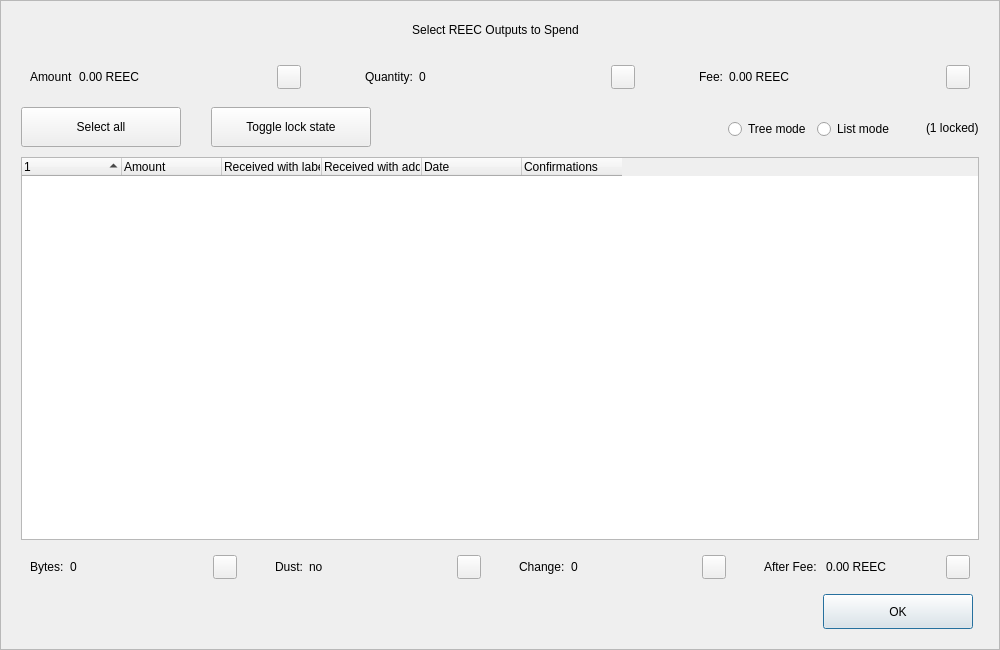
<?xml version="1.0" encoding="UTF-8"?>
<ui version="4.0">
 <class>CoinControlDialog</class>
 <widget class="QDialog" name="CoinControlDialog">
  <property name="geometry">
   <rect>
    <x>0</x>
    <y>0</y>
    <width>1000</width>
    <height>650</height>
   </rect>
  </property>
  <property name="minimumSize">
   <size>
    <width>950</width>
    <height>650</height>
   </size>
  </property>
  <property name="windowTitle">
   <string>Coin Selection</string>
  </property>
  <property name="styleSheet">
   <string notr="true"/>
  </property>
  <layout class="QVBoxLayout" name="verticalLayout">
   <property name="spacing">
    <number>0</number>
   </property>
   <property name="leftMargin">
    <number>0</number>
   </property>
   <property name="topMargin">
    <number>0</number>
   </property>
   <property name="rightMargin">
    <number>0</number>
   </property>
   <property name="bottomMargin">
    <number>0</number>
   </property>
   <item>
    <widget class="QFrame" name="frameContainer">
     <property name="toolTipDuration">
      <number>0</number>
     </property>
     <property name="frameShape">
      <enum>QFrame::StyledPanel</enum>
     </property>
     <property name="frameShadow">
      <enum>QFrame::Raised</enum>
     </property>
     <layout class="QVBoxLayout" name="verticalLayout_2">
      <property name="leftMargin">
       <number>0</number>
      </property>
      <property name="rightMargin">
       <number>0</number>
      </property>
      <property name="bottomMargin">
       <number>20</number>
      </property>
      <item>
       <layout class="QHBoxLayout" name="horizontalLayout_12">
        <property name="spacing">
         <number>0</number>
        </property>
        <property name="leftMargin">
         <number>20</number>
        </property>
        <property name="rightMargin">
         <number>30</number>
        </property>
        <item>
         <spacer name="horizontalSpacer_4">
          <property name="orientation">
           <enum>Qt::Horizontal</enum>
          </property>
          <property name="sizeHint" stdset="0">
           <size>
            <width>40</width>
            <height>20</height>
           </size>
          </property>
         </spacer>
        </item>
        <item>
         <widget class="QLabel" name="labelTitle">
          <property name="minimumSize">
           <size>
            <width>0</width>
            <height>40</height>
           </size>
          </property>
          <property name="maximumSize">
           <size>
            <width>16777215</width>
            <height>40</height>
           </size>
          </property>
          <property name="text">
           <string>Select REEC Outputs to Spend</string>
          </property>
          <property name="alignment">
           <set>Qt::AlignCenter</set>
          </property>
          <property name="margin">
           <number>7</number>
          </property>
         </widget>
        </item>
        <item>
         <spacer name="horizontalSpacer_5">
          <property name="orientation">
           <enum>Qt::Horizontal</enum>
          </property>
          <property name="sizeHint" stdset="0">
           <size>
            <width>40</width>
            <height>20</height>
           </size>
          </property>
         </spacer>
        </item>
       </layout>
      </item>
      <item>
       <layout class="QHBoxLayout" name="horizontalLayout_8">
        <property name="leftMargin">
         <number>20</number>
        </property>
        <property name="rightMargin">
         <number>20</number>
        </property>
        <item>
         <widget class="QWidget" name="layoutAmount" native="true">
          <layout class="QHBoxLayout" name="horizontalLayout_9" stretch="0,1,0">
           <item>
            <widget class="QLabel" name="labelCoinControlAmountText">
             <property name="text">
              <string>Amount</string>
             </property>
            </widget>
           </item>
           <item>
            <widget class="QLabel" name="labelCoinControlAmount">
             <property name="text">
              <string>0.00 REEC</string>
             </property>
            </widget>
           </item>
           <item alignment="Qt::AlignHCenter|Qt::AlignVCenter">
            <widget class="QPushButton" name="pushButtonAmount">
             <property name="minimumSize">
              <size>
               <width>0</width>
               <height>24</height>
              </size>
             </property>
             <property name="maximumSize">
              <size>
               <width>24</width>
               <height>26</height>
              </size>
             </property>
             <property name="focusPolicy">
              <enum>Qt::NoFocus</enum>
             </property>
             <property name="styleSheet">
              <string notr="true">padding-bottom:2px;
padding-right:4px;</string>
             </property>
             <property name="text">
              <string/>
             </property>
            </widget>
           </item>
          </layout>
         </widget>
        </item>
        <item>
         <spacer name="horizontalSpacer_2">
          <property name="orientation">
           <enum>Qt::Horizontal</enum>
          </property>
          <property name="sizeType">
           <enum>QSizePolicy::Fixed</enum>
          </property>
          <property name="sizeHint" stdset="0">
           <size>
            <width>40</width>
            <height>20</height>
           </size>
          </property>
         </spacer>
        </item>
        <item>
         <widget class="QWidget" name="layoutQuantity" native="true">
          <layout class="QHBoxLayout" name="horizontalLayout_10" stretch="0,1,0">
           <item>
            <widget class="QLabel" name="labelCoinControlQuantityText">
             <property name="text">
              <string>Quantity:</string>
             </property>
            </widget>
           </item>
           <item>
            <widget class="QLabel" name="labelCoinControlQuantity">
             <property name="text">
              <string>0</string>
             </property>
            </widget>
           </item>
           <item alignment="Qt::AlignHCenter|Qt::AlignVCenter">
            <widget class="QPushButton" name="pushButtonQuantity">
             <property name="minimumSize">
              <size>
               <width>0</width>
               <height>24</height>
              </size>
             </property>
             <property name="maximumSize">
              <size>
               <width>24</width>
               <height>26</height>
              </size>
             </property>
             <property name="focusPolicy">
              <enum>Qt::NoFocus</enum>
             </property>
             <property name="styleSheet">
              <string notr="true">padding-bottom:2px;
               padding-right:4px;</string>
             </property>
             <property name="text">
              <string/>
             </property>
            </widget>
           </item>
          </layout>
         </widget>
        </item>
        <item>
         <spacer name="horizontalSpacer_22">
          <property name="orientation">
           <enum>Qt::Horizontal</enum>
          </property>
          <property name="sizeType">
           <enum>QSizePolicy::Fixed</enum>
          </property>
          <property name="sizeHint" stdset="0">
           <size>
            <width>40</width>
            <height>20</height>
           </size>
          </property>
         </spacer>
        </item>
        <item>
         <widget class="QWidget" name="layoutFee" native="true">
          <layout class="QHBoxLayout" name="horizontalLayout_11" stretch="0,1,0">
           <item>
            <widget class="QLabel" name="labelCoinControlFeeText">
             <property name="text">
              <string>Fee:</string>
             </property>
            </widget>
           </item>
           <item>
            <widget class="QLabel" name="labelCoinControlFee">
             <property name="text">
              <string>0.00 REEC</string>
             </property>
            </widget>
           </item>
           <item alignment="Qt::AlignHCenter|Qt::AlignVCenter">
            <widget class="QPushButton" name="pushButtonFee">
             <property name="minimumSize">
              <size>
               <width>0</width>
               <height>24</height>
              </size>
             </property>
             <property name="maximumSize">
              <size>
               <width>24</width>
               <height>26</height>
              </size>
             </property>
             <property name="focusPolicy">
              <enum>Qt::NoFocus</enum>
             </property>
             <property name="styleSheet">
              <string notr="true">padding-bottom:2px;
               padding-right:4px;</string>
             </property>
             <property name="text">
              <string/>
             </property>
            </widget>
           </item>
          </layout>
         </widget>
        </item>
       </layout>
      </item>
      <item>
       <widget class="QFrame" name="frame">
        <property name="minimumSize">
         <size>
          <width>0</width>
          <height>40</height>
         </size>
        </property>
        <property name="styleSheet">
         <string notr="true">#frame {
	border:0;
}</string>
        </property>
        <property name="frameShape">
         <enum>QFrame::StyledPanel</enum>
        </property>
        <property name="frameShadow">
         <enum>QFrame::Sunken</enum>
        </property>
        <layout class="QHBoxLayout" name="horizontalLayout">
         <property name="spacing">
          <number>0</number>
         </property>
         <property name="leftMargin">
          <number>20</number>
         </property>
         <property name="topMargin">
          <number>0</number>
         </property>
         <property name="rightMargin">
          <number>20</number>
         </property>
         <property name="bottomMargin">
          <number>0</number>
         </property>
         <item>
          <layout class="QHBoxLayout" name="horizontalLayoutPanel" stretch="0,0,0,0,0,0">
           <property name="spacing">
            <number>20</number>
           </property>
           <item>
            <widget class="QPushButton" name="pushButtonSelectAll">
             <property name="sizePolicy">
              <sizepolicy hsizetype="Maximum" vsizetype="Fixed">
               <horstretch>0</horstretch>
               <verstretch>0</verstretch>
              </sizepolicy>
             </property>
             <property name="minimumSize">
              <size>
               <width>160</width>
               <height>40</height>
              </size>
             </property>
             <property name="maximumSize">
              <size>
               <width>16777215</width>
               <height>40</height>
              </size>
             </property>
             <property name="text">
              <string>Select all</string>
             </property>
             <property name="checkable">
              <bool>true</bool>
             </property>
             <property name="checked">
              <bool>false</bool>
             </property>
             <property name="autoExclusive">
              <bool>false</bool>
             </property>
             <property name="autoDefault">
              <bool>false</bool>
             </property>
            </widget>
           </item>
           <item>
            <spacer name="horizontalSpacer_6">
             <property name="orientation">
              <enum>Qt::Horizontal</enum>
             </property>
             <property name="sizeType">
              <enum>QSizePolicy::Fixed</enum>
             </property>
             <property name="sizeHint" stdset="0">
              <size>
               <width>10</width>
               <height>20</height>
              </size>
             </property>
            </spacer>
           </item>
           <item>
            <widget class="QPushButton" name="pushButtonToggleLock">
             <property name="sizePolicy">
              <sizepolicy hsizetype="Maximum" vsizetype="Fixed">
               <horstretch>0</horstretch>
               <verstretch>0</verstretch>
              </sizepolicy>
             </property>
             <property name="minimumSize">
              <size>
               <width>160</width>
               <height>40</height>
              </size>
             </property>
             <property name="maximumSize">
              <size>
               <width>16777215</width>
               <height>40</height>
              </size>
             </property>
             <property name="text">
              <string>Toggle lock state</string>
             </property>
             <property name="checkable">
              <bool>true</bool>
             </property>
             <property name="autoExclusive">
              <bool>false</bool>
             </property>
             <property name="autoDefault">
              <bool>false</bool>
             </property>
            </widget>
           </item>
           <item>
            <spacer name="horizontalSpacer_7">
             <property name="orientation">
              <enum>Qt::Horizontal</enum>
             </property>
             <property name="sizeType">
              <enum>QSizePolicy::Expanding</enum>
             </property>
             <property name="sizeHint" stdset="0">
              <size>
               <width>30</width>
               <height>20</height>
              </size>
             </property>
            </spacer>
           </item>
           <item alignment="Qt::AlignRight">
            <widget class="QGroupBox" name="groupBox_2">
             <property name="styleSheet">
              <string notr="true">#groupBox_2 {
    background-color:transparent;
    border-radius:0;
}</string>
             </property>
             <property name="title">
              <string/>
             </property>
             <layout class="QHBoxLayout" name="horizontalLayout_14">
              <item>
               <widget class="QRadioButton" name="radioTreeMode">
                <property name="sizePolicy">
                 <sizepolicy hsizetype="Maximum" vsizetype="Fixed">
                  <horstretch>0</horstretch>
                  <verstretch>0</verstretch>
                 </sizepolicy>
                </property>
                <property name="text">
                 <string>Tree mode</string>
                </property>
               </widget>
              </item>
              <item>
               <widget class="QRadioButton" name="radioListMode">
                <property name="sizePolicy">
                 <sizepolicy hsizetype="Maximum" vsizetype="Fixed">
                  <horstretch>0</horstretch>
                  <verstretch>0</verstretch>
                 </sizepolicy>
                </property>
                <property name="text">
                 <string>List mode</string>
                </property>
                <property name="checked">
                 <bool>false</bool>
                </property>
               </widget>
              </item>
             </layout>
            </widget>
           </item>
           <item>
            <widget class="QLabel" name="labelLocked">
             <property name="text">
              <string>(1 locked)</string>
             </property>
            </widget>
           </item>
          </layout>
         </item>
        </layout>
       </widget>
      </item>
      <item>
       <layout class="QHBoxLayout" name="horizontalLayout_13">
        <property name="leftMargin">
         <number>20</number>
        </property>
        <property name="rightMargin">
         <number>20</number>
        </property>
        <item>
         <widget class="CoinControlTreeWidget" name="treeWidget">
          <property name="contextMenuPolicy">
           <enum>Qt::CustomContextMenu</enum>
          </property>
          <property name="styleSheet">
           <string notr="true"/>
          </property>
          <property name="sortingEnabled">
           <bool>false</bool>
          </property>
          <property name="columnCount">
           <number>6</number>
          </property>
          <attribute name="headerShowSortIndicator" stdset="0">
           <bool>true</bool>
          </attribute>
          <attribute name="headerStretchLastSection">
           <bool>false</bool>
          </attribute>
          <column>
           <property name="text">
            <string/>
           </property>
          </column>
          <column>
           <property name="text">
            <string>Amount</string>
           </property>
          </column>
          <column>
           <property name="text">
            <string>Received with label</string>
           </property>
          </column>
          <column>
           <property name="text">
            <string>Received with address</string>
           </property>
          </column>
          <column>
           <property name="text">
            <string>Date</string>
           </property>
          </column>
          <column>
           <property name="text">
            <string>Confirmations</string>
           </property>
           <property name="toolTip">
            <string>Confirmed</string>
           </property>
          </column>
         </widget>
        </item>
       </layout>
      </item>
      <item>
       <layout class="QHBoxLayout" name="horizontalLayout_3">
        <property name="spacing">
         <number>20</number>
        </property>
        <property name="leftMargin">
         <number>20</number>
        </property>
        <property name="rightMargin">
         <number>20</number>
        </property>
        <item>
         <widget class="QWidget" name="layoutBytes" native="true">
          <layout class="QHBoxLayout" name="horizontalLayout_4" stretch="0,1,0">
           <item>
            <widget class="QLabel" name="labelCoinControlBytesText">
             <property name="text">
              <string>Bytes:</string>
             </property>
            </widget>
           </item>
           <item>
            <widget class="QLabel" name="labelCoinControlBytes">
             <property name="text">
              <string>0</string>
             </property>
            </widget>
           </item>
           <item alignment="Qt::AlignHCenter|Qt::AlignVCenter">
            <widget class="QPushButton" name="pushButtonBytes">
             <property name="minimumSize">
              <size>
               <width>0</width>
               <height>24</height>
              </size>
             </property>
             <property name="maximumSize">
              <size>
               <width>24</width>
               <height>26</height>
              </size>
             </property>
             <property name="focusPolicy">
              <enum>Qt::NoFocus</enum>
             </property>
             <property name="styleSheet">
              <string notr="true">padding-bottom:2px;
               padding-right:4px;</string>
             </property>
             <property name="text">
              <string/>
             </property>
            </widget>
           </item>
          </layout>
         </widget>
        </item>
        <item>
         <widget class="QWidget" name="layoutDust" native="true">
          <layout class="QHBoxLayout" name="horizontalLayout_5" stretch="0,1,0">
           <item>
            <widget class="QLabel" name="labelCoinControlLowOutputText">
             <property name="text">
              <string>Dust:</string>
             </property>
            </widget>
           </item>
           <item>
            <widget class="QLabel" name="labelCoinControlLowOutput">
             <property name="text">
              <string>no</string>
             </property>
            </widget>
           </item>
           <item alignment="Qt::AlignHCenter|Qt::AlignVCenter">
            <widget class="QPushButton" name="pushButtonDust">
             <property name="minimumSize">
              <size>
               <width>0</width>
               <height>24</height>
              </size>
             </property>
             <property name="maximumSize">
              <size>
               <width>24</width>
               <height>26</height>
              </size>
             </property>
             <property name="focusPolicy">
              <enum>Qt::NoFocus</enum>
             </property>
             <property name="styleSheet">
              <string notr="true">padding-bottom:2px;
               padding-right:4px;</string>
             </property>
             <property name="text">
              <string/>
             </property>
            </widget>
           </item>
          </layout>
         </widget>
        </item>
        <item>
         <widget class="QWidget" name="layoutChange" native="true">
          <layout class="QHBoxLayout" name="horizontalLayout_6" stretch="0,1,0">
           <item>
            <widget class="QLabel" name="labelCoinControlChangeText">
             <property name="text">
              <string>Change:</string>
             </property>
            </widget>
           </item>
           <item>
            <widget class="QLabel" name="labelCoinControlChange">
             <property name="text">
              <string>0</string>
             </property>
            </widget>
           </item>
           <item alignment="Qt::AlignHCenter|Qt::AlignVCenter">
            <widget class="QPushButton" name="pushButtonChange">
             <property name="minimumSize">
              <size>
               <width>0</width>
               <height>24</height>
              </size>
             </property>
             <property name="maximumSize">
              <size>
               <width>24</width>
               <height>26</height>
              </size>
             </property>
             <property name="focusPolicy">
              <enum>Qt::NoFocus</enum>
             </property>
             <property name="styleSheet">
              <string notr="true">padding-bottom:2px;
               padding-right:4px;</string>
             </property>
             <property name="text">
              <string/>
             </property>
            </widget>
           </item>
          </layout>
         </widget>
        </item>
        <item>
         <widget class="QWidget" name="layoutAfter" native="true">
          <layout class="QHBoxLayout" name="horizontalLayout_7" stretch="0,1,0">
           <item>
            <widget class="QLabel" name="labelCoinControlAfterFeeText">
             <property name="text">
              <string>After Fee: </string>
             </property>
            </widget>
           </item>
           <item>
            <widget class="QLabel" name="labelCoinControlAfterFee">
             <property name="text">
              <string>0.00 REEC</string>
             </property>
            </widget>
           </item>
           <item alignment="Qt::AlignHCenter|Qt::AlignVCenter">
            <widget class="QPushButton" name="pushButtonAlterFee">
             <property name="minimumSize">
              <size>
               <width>0</width>
               <height>24</height>
              </size>
             </property>
             <property name="maximumSize">
              <size>
               <width>24</width>
               <height>26</height>
              </size>
             </property>
             <property name="focusPolicy">
              <enum>Qt::NoFocus</enum>
             </property>
             <property name="styleSheet">
              <string notr="true">padding-bottom:2px;
               padding-right:4px;</string>
             </property>
             <property name="text">
              <string/>
             </property>
            </widget>
           </item>
          </layout>
         </widget>
        </item>
       </layout>
      </item>
      <item>
       <layout class="QHBoxLayout" name="horizontalLayout_2">
        <property name="spacing">
         <number>0</number>
        </property>
        <property name="leftMargin">
         <number>20</number>
        </property>
        <property name="rightMargin">
         <number>26</number>
        </property>
        <item>
         <spacer name="horizontalSpacer_3">
          <property name="orientation">
           <enum>Qt::Horizontal</enum>
          </property>
          <property name="sizeHint" stdset="0">
           <size>
            <width>558</width>
            <height>20</height>
           </size>
          </property>
         </spacer>
        </item>
        <item>
         <widget class="QPushButton" name="pushButtonOk">
          <property name="minimumSize">
           <size>
            <width>150</width>
            <height>35</height>
           </size>
          </property>
          <property name="text">
           <string>OK</string>
          </property>
         </widget>
        </item>
       </layout>
      </item>
     </layout>
    </widget>
   </item>
  </layout>
 </widget>
 <customwidgets>
  <customwidget>
   <class>CoinControlTreeWidget</class>
   <extends>QTreeWidget</extends>
   <header>coincontroltreewidget.h</header>
  </customwidget>
 </customwidgets>
 <resources/>
 <connections/>
</ui>
